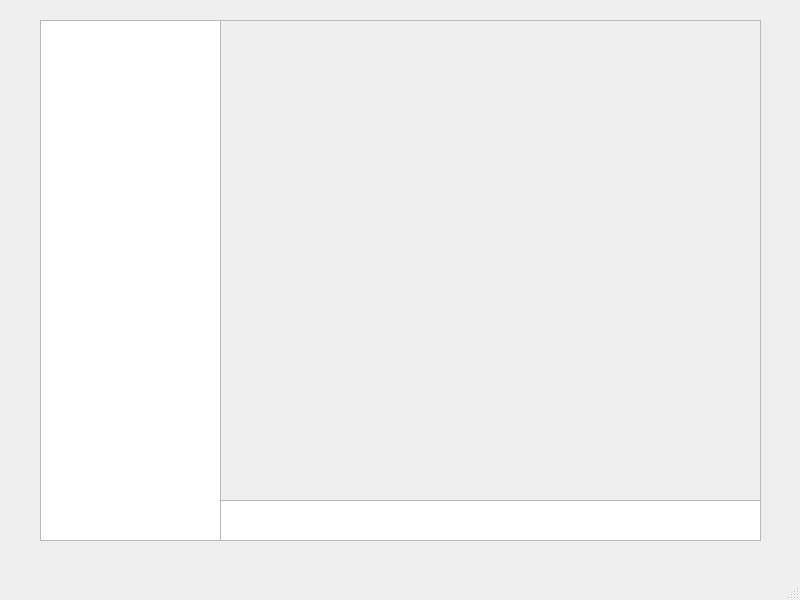
<?xml version="1.0" encoding="UTF-8"?>
<ui version="4.0">
 <class>MainWindow</class>
 <widget class="QMainWindow" name="MainWindow">
  <property name="geometry">
   <rect>
    <x>0</x>
    <y>0</y>
    <width>800</width>
    <height>600</height>
   </rect>
  </property>
  <property name="windowTitle">
   <string>MainWindow</string>
  </property>
  <widget class="QWidget" name="centralwidget">
   <widget class="QFrame" name="frame">
    <property name="geometry">
     <rect>
      <x>40</x>
      <y>20</y>
      <width>721</width>
      <height>521</height>
     </rect>
    </property>
    <property name="frameShape">
     <enum>QFrame::StyledPanel</enum>
    </property>
    <property name="frameShadow">
     <enum>QFrame::Raised</enum>
    </property>
    <widget class="QListView" name="listView">
     <property name="geometry">
      <rect>
       <x>0</x>
       <y>0</y>
       <width>181</width>
       <height>521</height>
      </rect>
     </property>
    </widget>
    <widget class="QTextEdit" name="textEdit">
     <property name="geometry">
      <rect>
       <x>180</x>
       <y>480</y>
       <width>541</width>
       <height>41</height>
      </rect>
     </property>
    </widget>
   </widget>
  </widget>
  <widget class="QMenuBar" name="menubar">
   <property name="geometry">
    <rect>
     <x>0</x>
     <y>0</y>
     <width>800</width>
     <height>20</height>
    </rect>
   </property>
  </widget>
  <widget class="QStatusBar" name="statusbar"/>
 </widget>
 <resources/>
 <connections/>
</ui>
